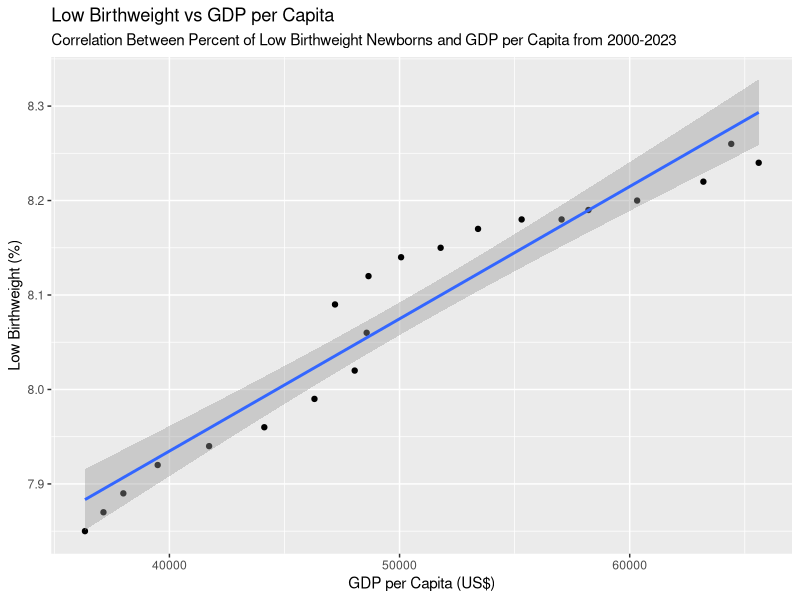
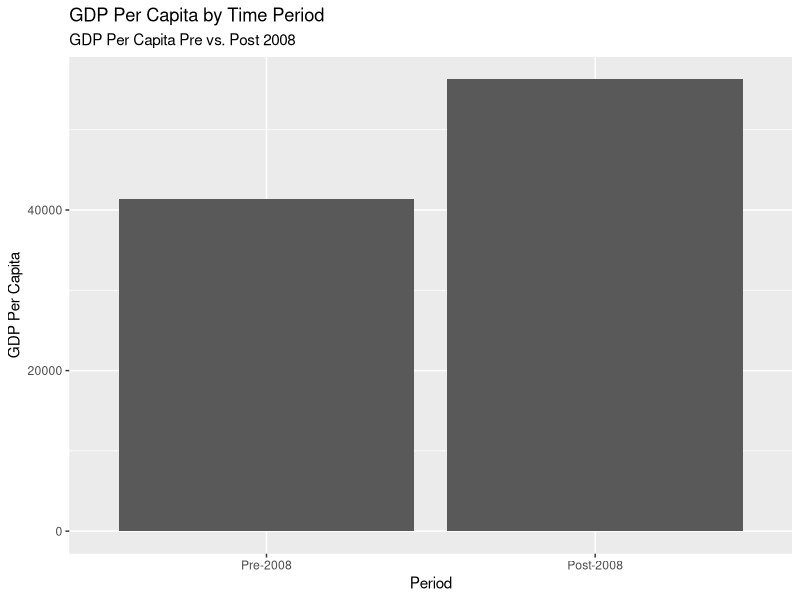
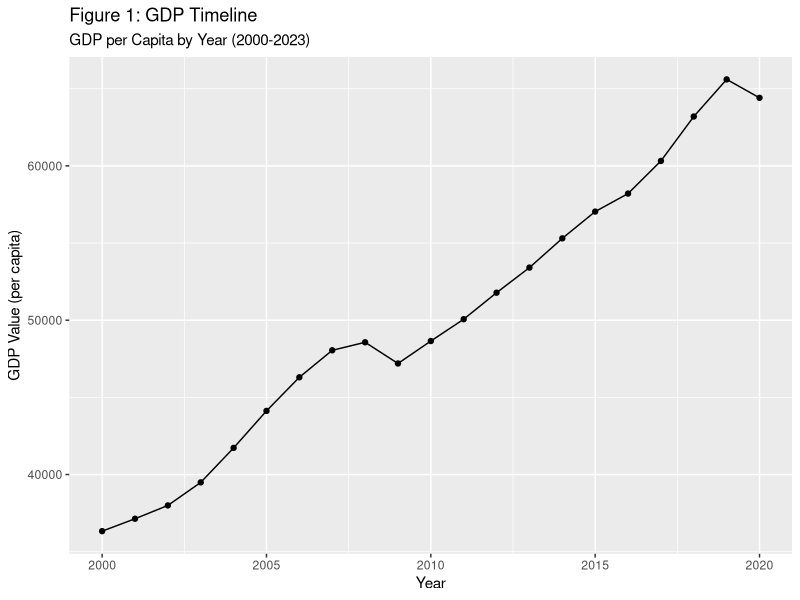

These figures' R source, in order:
## ---- chunk 1
knitr::opts_chunk$set()
library(tidyverse)
library(car)
library(ggplot2)
library(tidyr)
library(lattice)
library(grid)
library(gridExtra)
library(ggsci)
## ---- chunk 2
#reading in data
BiotechCropsAllTables2024 <- read_csv("BiotechCropsAllTables2024.csv", col_types = cols(Value = col_double()))
WORLD_BANK_DATA <- read_csv("WORLD BANK DATA.csv", col_types = cols(
  `2000 [YR2000]` = col_double(),
  `2021 [YR2021]` = col_double(),
  `2022 [YR2022]` = col_double(),
  `2023 [YR2023]` = col_double(),
  `2024 [YR2024]` = col_double()))
## ---- chunk 3
# Tidy GE DATA
condensed_ge_crops <- BiotechCropsAllTables2024|>
  group_by(`State`,`Year`)|>
  summarise(total_value_ge = sum(Value, na.rm = TRUE))|>
  mutate(`Country Code` = "USA")|>
  filter(`State` != "United States")|>
  pivot_wider(
    names_from = `State`,
    values_from = `total_value_ge`)|>
    mutate(us_ge_total = rowSums(across(
      c(`Alabama`, `Arkansas`, `California`, `Georgia`, `Illinois`, `Indiana`, `Iowa`,
        `Kansas`,`Louisiana`,`Michigan`, `Minnesota`, `Mississippi`, `Missouri`,`Nebraska`, `North Carolina`,
        `North Dakota`,`Ohio`,`Other States`, `South Dakota`, `Tennessee`, `Texas`, `Wisconsin`)), na.rm = TRUE))

# Tidy World Bank data
nutrition_gdp_data <- WORLD_BANK_DATA |>
  filter(`Series Name` %in% c("GDP per capita (current US$)", "Low-birthweight babies (% of births)")) |>
  select(`Series Name`, `Country Code`, `2000 [YR2000]`:`2024 [YR2024]`) |>
  pivot_longer(cols = `2000 [YR2000]`:`2024 [YR2024]`, names_to = "Year") |>
  mutate(Year = as.integer(str_extract(Year, "\\d{4}"))) |>
  pivot_wider(names_from = `Series Name`, values_from = value) |>
  rename(gdp = "GDP per capita (current US$)", lbw = "Low-birthweight babies (% of births)")

# Join datasets
joined_ge_gdp_nut <- right_join(condensed_ge_crops, nutrition_gdp_data, by = c("Country Code", "Year"))
condensed_df_final_proj <- joined_ge_gdp_nut |>
  select(-c(`Alabama`, `Arkansas`, `California`, `Georgia`, `Illinois`, `Indiana`, `Iowa`, `Kansas`, `Louisiana`,
            `Michigan`, `Minnesota`, `Mississippi`, `Missouri`, `Nebraska`, `North Carolina`, `North Dakota`,
            `Ohio`,`Other States`, `South Dakota`, `Tennessee`, `Texas`, `Wisconsin`)) |>
  filter(!is.na(lbw), !is.na(gdp), !is.na(us_ge_total))

## ---- chunk 4
# Linear models
#low birth weight percent and GDP
gdp_bw_model <- lm(lbw ~ gdp, data = na.omit(condensed_df_final_proj))
summary(gdp_bw_model)
#GE use and GDP
gdp_ge_model <- lm(us_ge_total ~ gdp, data = na.omit(condensed_df_final_proj))
summary(gdp_ge_model)
#GE use and low birth weight percent
ge_bw_model <- lm(lbw ~ us_ge_total, data = na.omit(condensed_df_final_proj))
summary(ge_bw_model)
#GE use and low birth weight percent
model_full <- lm(lbw ~ gdp + us_ge_total, data = na.omit(condensed_df_final_proj))
summary(model_full)
#co linearity check
vif(model_full)

# Prediction of LBW% Based on GDP and GE Use
condensed_df_final_proj$lbw_proj <- predict(model_full, newdata = condensed_df_final_proj)

## ---- chunk 5
# Divide data by year
pre2008_data <- condensed_df_final_proj |> 
  filter(Year < 2008) |> 
  rename(pre2008gdp = gdp, pre2008lbw = lbw, pre2008ge = us_ge_total)|>
  select(-`lbw_proj`)

post2008_data <- condensed_df_final_proj |> 
  filter(Year > 2008) |> 
  rename(post2008gdp = gdp, post2008lbw = lbw, post2008ge = us_ge_total)|>
  select(-`lbw_proj`)

final_proj_df_divided <- full_join(pre2008_data, post2008_data,by = c("Year", "Country Code"))
# T-tests for GDP, LBW, and GE use
t.test(final_proj_df_divided$pre2008gdp, final_proj_df_divided$post2008gdp) #GDP pre and post 2008
t.test(final_proj_df_divided$pre2008lbw, final_proj_df_divided$post2008lbw) #LBW % pre and post 2008
t.test(final_proj_df_divided$pre2008ge, final_proj_df_divided$post2008ge) #GE use pre and post 2008

# Bar plot preparation
barplot_df <- bind_rows(pre2008_data,post2008_data)
# Mean GDP
gdp_plot_df <- data.frame(
  period = c("Pre-2008", "Post-2008"),
  mean = c(
    mean(pre2008_data$pre2008gdp, na.rm = TRUE),
    mean(post2008_data$post2008gdp, na.rm = TRUE)))
# Mean GE crop use
ge_plot_df <- data.frame(
  period = c("Pre-2008", "Post-2008"),
  mean = c(
    mean(pre2008_data$pre2008ge, na.rm = TRUE),
    mean(post2008_data$post2008ge, na.rm = TRUE)))
# Mean Low Birthweight %
lbw_plot_df <- data.frame(
  period = c("Pre-2008", "Post-2008"),
  mean = c(
    mean(pre2008_data$pre2008lbw, na.rm = TRUE),
    mean(post2008_data$post2008lbw, na.rm = TRUE)))
#reordering so pre 2008 is first on the graph
lbw_plot_df <- lbw_plot_df |>
  mutate(period = reorder(period, mean))
ge_plot_df <- ge_plot_df |>
  mutate(period = reorder(period, mean))
gdp_plot_df <- gdp_plot_df |>
  mutate(period = reorder(period, mean))

## ---- chunk 6
# Plotting
#financial timeline
GDP_TIME <- ggplot(condensed_df_final_proj, aes(x = Year, y = gdp)) +
  geom_line() +
  geom_point() +
  labs(
    title = "Figure 1: GDP Timeline", 
    subtitle = "GDP per Capita by Year (2000-2023)", 
    x = "Year", 
    y = "GDP Value (per capita)") 

#Regression Plots
gdp_bw_regression <- ggplot(condensed_df_final_proj, aes(x = gdp, y = lbw)) +
  geom_point() +
  geom_smooth(method = "lm", se = TRUE) +
  labs(
    title = "Low Birthweight vs GDP per Capita", 
    subtitle = "Correlation Between Percent of Low Birthweight Newborns and GDP per Capita from 2000-2023", 
    x = "GDP per Capita (US$)", 
    y = "Low Birthweight (%)") 

ge_bw_regression <- ggplot(condensed_df_final_proj, aes(x = us_ge_total, y = lbw)) +
  geom_point() +
  geom_smooth(method = "lm", se = TRUE) +
  labs(
    title = "Use of Genetically Engineered Corn vs LBW", 
    subtitle = "Correlation Between Acres of Planted GE Corn and Low Birthweight (2000-2023)", 
    x = "GE Crop Acres", 
    y = "Low Birthweight (%)")

ge_gdp_regression <- ggplot(condensed_df_final_proj, aes(x = us_ge_total, y = gdp)) +
  geom_point() +
  geom_smooth(method = "lm", se = TRUE) +
  labs(
    title = "Use of Genetically Engineered Corn vs GDP per Capita", 
    subtitle = "Correlation Between Acres of Planted GE Corn and GDP per Capita from 2000-2023", 
    x = "GE Crop Acres", 
    y = "GDP per Capita")

lbw_pred_regression <- ggplot(condensed_df_final_proj, aes(x = lbw_proj, y = lbw)) +
  geom_point() +
  geom_abline(slope = 1, intercept = 0) +
  labs(
    title = "Predicted vs Actual Low Birthweight", 
    subtitle = "Model: GDP and GE Crop Use (2000-2023)", 
    x = "Predicted LBW (%)", 
    y = "Actual LBW (%)") 

#Bar Plots of Pre Versus Post 2008
gdp_plot <- ggplot(gdp_plot_df, 
  aes(x = reorder(period, + mean), y = mean)) +
  geom_bar(stat = "identity") +
  labs(
    title = "GDP Per Capita by Time Period",
    subtitle = "GDP Per Capita Pre vs. Post 2008",
    x = "Period",
    y = "GDP Per Capita") 

ge_plot <- ggplot(ge_plot_df, 
  aes(x = reorder(period, + mean), y = mean)) +
  geom_bar(stat = "identity") +
  labs(
    title = "Mean Number of GE Crop Acres Per Year by Time Period",
    subtitle = "Number of GE Crop Acres Per Year Pre vs. Post 2008",
    x = "Period",
    y = "GE Crop Acres") 

lbw_plot <- ggplot(lbw_plot_df, 
  aes(x = period, y = mean)) +
  geom_bar(stat = "identity") +
  labs(
    title = "Mean Low Birthweight Percentage by Time Period",
    subtitle = "Mean LBW % Pre vs. Post 2008",
    x = "Period",
    y = "Low Birthweight (%)") 
## ---- chunk 7
title_text_2 <- textGrob("Figure 2: Correlation of Selected Variables by Linear Regression and Prediction of Nutritional Health", gp = gpar(fontsize = 14, fontface = "bold"))
gdp_plot_rm_grob <- ggplotGrob(gdp_bw_regression + scale_fill_npg())
ge_plot_rm_grob  <- ggplotGrob(ge_bw_regression + scale_fill_npg())
gd_plot_npg_grob <- ggplotGrob(ge_gdp_regression + scale_fill_npg())
lbw_plot_npg_grob <- ggplotGrob(lbw_pred_regression + scale_fill_npg())

figure2 <- arrangeGrob(
  title_text_2,
  gdp_plot_rm_grob,
  ge_plot_rm_grob,
  gd_plot_npg_grob,
  lbw_plot_npg_grob,
  ncol = 1,
  heights = c(0.1, 1, 1, 1,1 )
)
## ---- chunk 8
title_text_3 <- textGrob("Figure 3: Comparing GDP, Low Birth Weight Percentage and Use of Geneically Engineered Corn Pre and Post 2008 ",
                         gp = gpar(fontsize = 14, fontface = "bold"))
gdp_plot_grob <- ggplotGrob(gdp_plot + scale_fill_npg())
ge_plot_grob  <- ggplotGrob(ge_plot + scale_fill_npg())
lbw_plot_grob <- ggplotGrob(lbw_plot + scale_fill_npg())

figure3 <- arrangeGrob(
  title_text_3,
  gdp_plot_grob,
  ge_plot_grob,
  lbw_plot_grob,
  ncol = 1,
  heights = c(0.1, 1, 1, 1)
)
